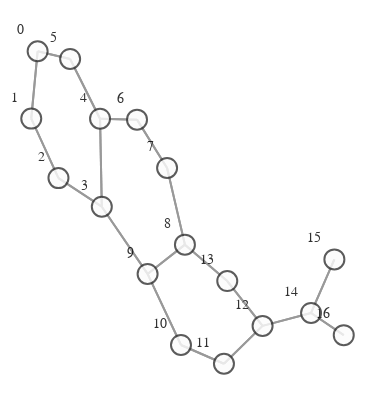

Notebook code cell kept with this figure:
### Markdown cell above
# VISUALIZATION

### Code cell
def create_graph(graph):
    g = to_networkx(graph)
    pos = nx.spring_layout(g)
    vis = GraphVisualization(
        g,
        pos,
        node_text_position="top left",
        node_size=20,
    )
    fig = vis.create_figure()
    return fig


fig = create_graph(dataset[0])
fig.show()

### Figure 1 — Plotly figure (JSON) as saved in the notebook; plotly's stock layout.template omitted (floating-point values rounded to 4 significant figures)
{"data": [{"hoverinfo": "none", "line": {"color": "#808080", "width": 2}, "mode": "lines", "opacity": 0.8, "type": "scatter", "x": [-0.7799, -0.817, null, -0.7799, -0.5909, null, -0.817, -0.7799, null, -0.817, -0.6587, null, -0.6587, -0.817, null, -0.6587, -0.4067, null, -0.4067, -0.6587, null, -0.4067, -0.417, null, -0.4067, -0.1405, null, -0.417, -0.4067, null, -0.417, -0.5909, null, -0.417, -0.202, null, -0.5909, -0.7799, null, -0.5909, -0.417, null, -0.202, -0.417, null, -0.202, -0.02717, null, -0.02717, -0.202, null, -0.02717, 0.07658, null, 0.07658, -0.02717, null, 0.07658, -0.1405, null, 0.07658, 0.3227, null, -0.1405, -0.4067, null, -0.1405, 0.07658, null, -0.1405, 0.05366, null, 0.05366, -0.1405, null, 0.05366, 0.3035, null, 0.3035, 0.05366, null, 0.3035, 0.5281, null, 0.5281, 0.3035, null, 0.5281, 0.3227, null, 0.5281, 0.8099, null, 0.3227, 0.07658, null, 0.3227, 0.5281, null, 0.8099, 0.5281, null, 0.8099, 0.9455, null, 0.8099, 1, null, 0.9455, 0.8099, null, 1, 0.8099, null], "y": [0.4587, 0.277, null, 0.4587, 0.4379, null, 0.277, 0.4587, null, 0.277, 0.1164, null, 0.1164, 0.277, null, 0.1164, 0.03933, null, 0.03933, 0.1164, null, 0.03933, 0.2768, null, 0.03933, -0.1421, null, 0.2768, 0.03933, null, 0.2768, 0.4379, null, 0.2768, 0.2742, null, 0.4379, 0.4587, null, 0.4379, 0.2768, null, 0.2742, 0.2768, null, 0.2742, 0.1439, null, 0.1439, 0.2742, null, 0.1439, -0.06305, null, -0.06305, 0.1439, null, -0.06305, -0.1421, null, -0.06305, -0.1613, null, -0.1421, 0.03933, null, -0.1421, -0.06305, null, -0.1421, -0.3337, null, -0.3337, -0.1421, null, -0.3337, -0.3844, null, -0.3844, -0.3337, null, -0.3844, -0.2823, null, -0.2823, -0.3844, null, -0.2823, -0.1613, null, -0.2823, -0.2474, null, -0.1613, -0.06305, null, -0.1613, -0.2823, null, -0.2474, -0.2823, null, -0.2474, -0.1028, null, -0.2474, -0.3072, null, -0.1028, -0.2474, null, -0.3072, -0.2474, null]}, {"hoverinfo": "text", "marker": {"color": "#fcfcfc", "colorbar": {"thickness": 15, "title": {"side": "right", "text": ""}, "xanchor": "left"}, "colorscale": [[0, "rgb(255,255,217)"], [0.125, "rgb(237,248,177)"], [0.25, "rgb(199,233,180)"], [0.375, "rgb(127,205,187)"], [0.5, "rgb(65,182,196)"], [0.625, "rgb(29,145,192)"], [0.75, "rgb(34,94,168)"], [0.875, "rgb(37,52,148)"], [1, "rgb(8,29,88)"]], "line": {"color": "#333333", "width": 2}, "reversescale": false, "showscale": false, "size": 20}, "mode": "markers+text", "opacity": 0.8, "text": ["0", "1", "2", "3", "4", "5", "6", "7", "8", "9", "10", "11", "12", "13", "14", "15", "16"], "textfont": {"color": "#000000", "family": "Arial", "size": 14}, "textposition": "top left", "type": "scatter", "x": [-0.7799, -0.817, -0.6587, -0.4067, -0.417, -0.5909, -0.202, -0.02717, 0.07658, -0.1405, 0.05366, 0.3035, 0.5281, 0.3227, 0.8099, 0.9455, 1], "y": [0.4587, 0.277, 0.1164, 0.03933, 0.2768, 0.4379, 0.2742, 0.1439, -0.06305, -0.1421, -0.3337, -0.3844, -0.2823, -0.1613, -0.2474, -0.1028, -0.3072]}], "layout": {"autosize": false, "height": 400, "hovermode": "closest", "margin": {"b": 5, "l": 0, "r": 0, "t": 20}, "paper_bgcolor": "rgba(255,255,255,255)", "plot_bgcolor": "rgba(0,0,0,0)", "scene": {"xaxis": {"autorange": true, "showgrid": false, "showline": false, "showticklabels": false, "ticks": "", "visible": false, "zeroline": false}, "yaxis": {"autorange": true, "showgrid": false, "showline": false, "showticklabels": false, "ticks": "", "visible": false, "zeroline": false}, "zaxis": {"autorange": true, "showgrid": false, "showline": false, "showticklabels": false, "ticks": "", "visible": false, "zeroline": false}}, "showlegend": false, "title": {"font": {"size": 16}, "text": ""}, "width": 375, "xaxis": {"autorange": true, "showgrid": false, "showline": false, "showticklabels": false, "ticks": "", "visible": false, "zeroline": false}, "yaxis": {"autorange": true, "showgrid": false, "showline": false, "showticklabels": false, "ticks": "", "visible": false, "zeroline": false}}}
